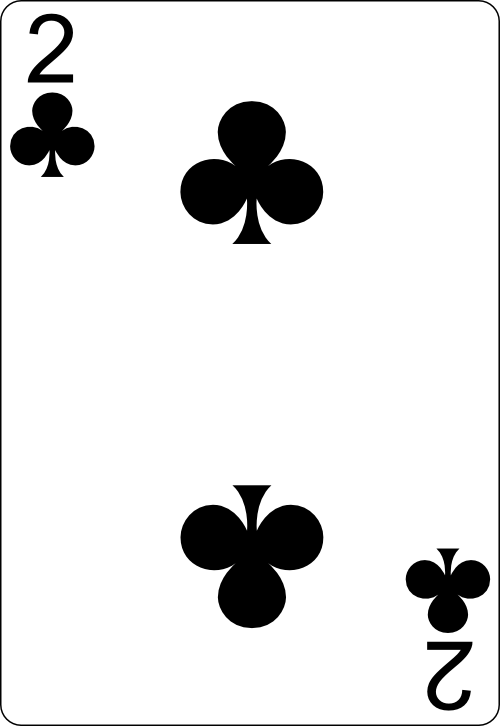
#> input picture Blackjack/cards/2_of_clubs.png, 500 x 726 px
$ python main.py
#> lines starting #> are read from the running program, lines starting #| are printed output that depends on the picture
""""
    Desc: A blackjack game that utilizes tkinter. More info in rules"""


import tkinter as tk
import PIL.Image
from PIL import ImageTk
from tkinter import *
import random
from random import randrange

# By using states, buttons have to pressed at appropriate times
STATE_OF_GAME = 'start'  # start / play / end

# Makes the table by filling a grid of 12x5 with a green image
class background:
    # [74 lines left out: function __init__, not called in this run]

player_balance = 500
winnings = 0
# Finds score of a hand
# [257 lines left out: functions calculateScore, numberCheck, dealFromButton, passButtonHandler, playButtonHandler, clearButtonHandler and 4 more, not called in this run]


def retCardName(x):
    return face(x) + "_of_" + suit(x) + ".png"


def face(x):
    n = x % 13
    if (n >= 0 and n <= 8):
        return str(n + 2)
    elif (n == 9):
        return "jack"
    elif (n == 10):
        return "queen"
    elif (n == 11):
        return "king"
    elif (n == 12):
        return "ace"

def suit(x):
    # Determines the suit of the card
    if x < 14:
        return "clubs"
    elif x >= 14 and x < 27:
        return "diamonds"
    elif x >= 27 and x > 40:
        return "hearts"
    else:
        return "spades"


def LoadDeck():
  #Puts the deck into an array
    x = []
    for i in range(52):
        img = PIL.Image.open("cards/" + retCardName(i))
#> img is the input picture: PIL image 500x726 RGBA; mean R, G, B, A 228.6, 228.6, 228.6, 254.7
        img = img.resize((80, 120))
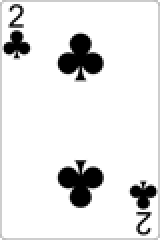
#> img: PIL image 80x120 RGBA (shown 2 times larger); mean R, G, B, A 228.9, 228.9, 228.9, 254.7; transparent parts drawn white
        tkimage = ImageTk.PhotoImage(img)
        x.append(hold(img, tkimage, i))
#> pass 2 of the loop in LoadDeck, `for i in range(52):`:
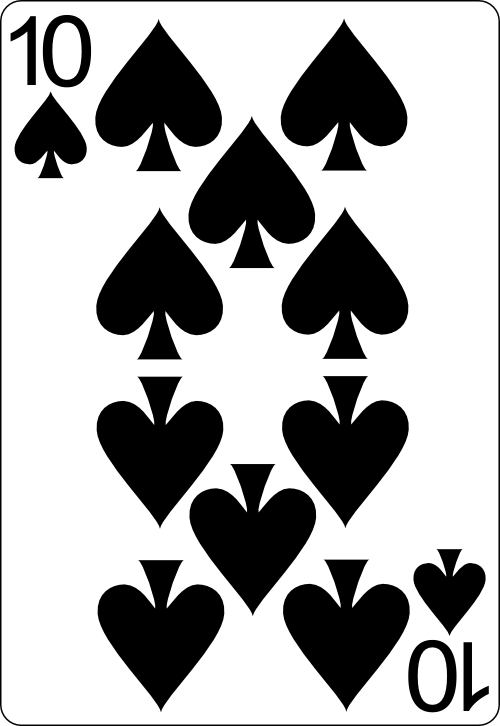
#> input picture Blackjack/cards/10_of_spades.png, 500 x 726 px, given in place of 3_of_clubs.png, which was not available
#> in LoadDeck, img is the input picture: PIL image 500x726 RGBA; mean R, G, B, A 169.9, 169.9, 169.9, 254.7
#> in LoadDeck, `img = img.resize((80, 120))`:
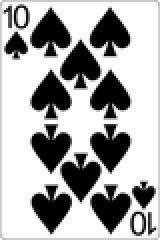
#> img: PIL image 80x120 RGBA (shown 2 times larger); mean R, G, B, A 170.2, 170.2, 170.2, 254.7; transparent parts drawn white
    return x

# [6 lines left out: function get_back_card, not called in this run]

#object created for each elt in image list (array)
class hold:
    def __init__(self, a, b, c):
        self.a = a
        self.b = b
        self.c = c

class House:
    def __init__(self, name):
        self.name = name
        self.deck = self.shuffle(LoadDeck())
        self.back_card = get_back_card()

    # [6 lines left out: function shuffle, not called in this run]

    def dealCard(self):
        return self.deck.pop()

class player:
    def __init__(self, n, balance, bet):
        self.name = n
        self.balance = balance
        self.bet = bet
        self.hand = []

root = tk.Tk()
# load = LoadDeck()
p1 = player("player1", 500, 0)
d = player("dealer", 500,0)
#> (the run stopped early here; a loop or call above may not have finished)
